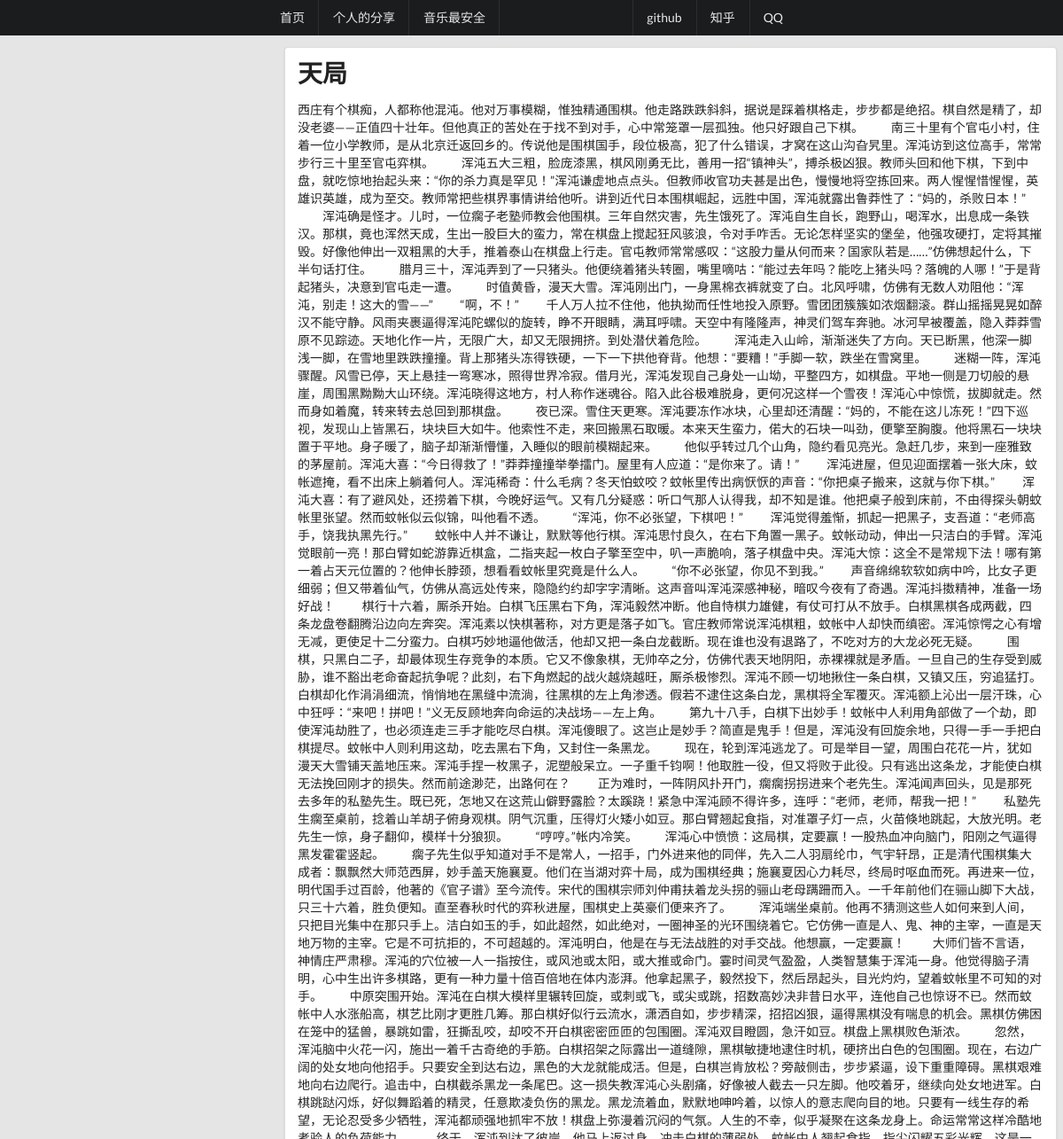
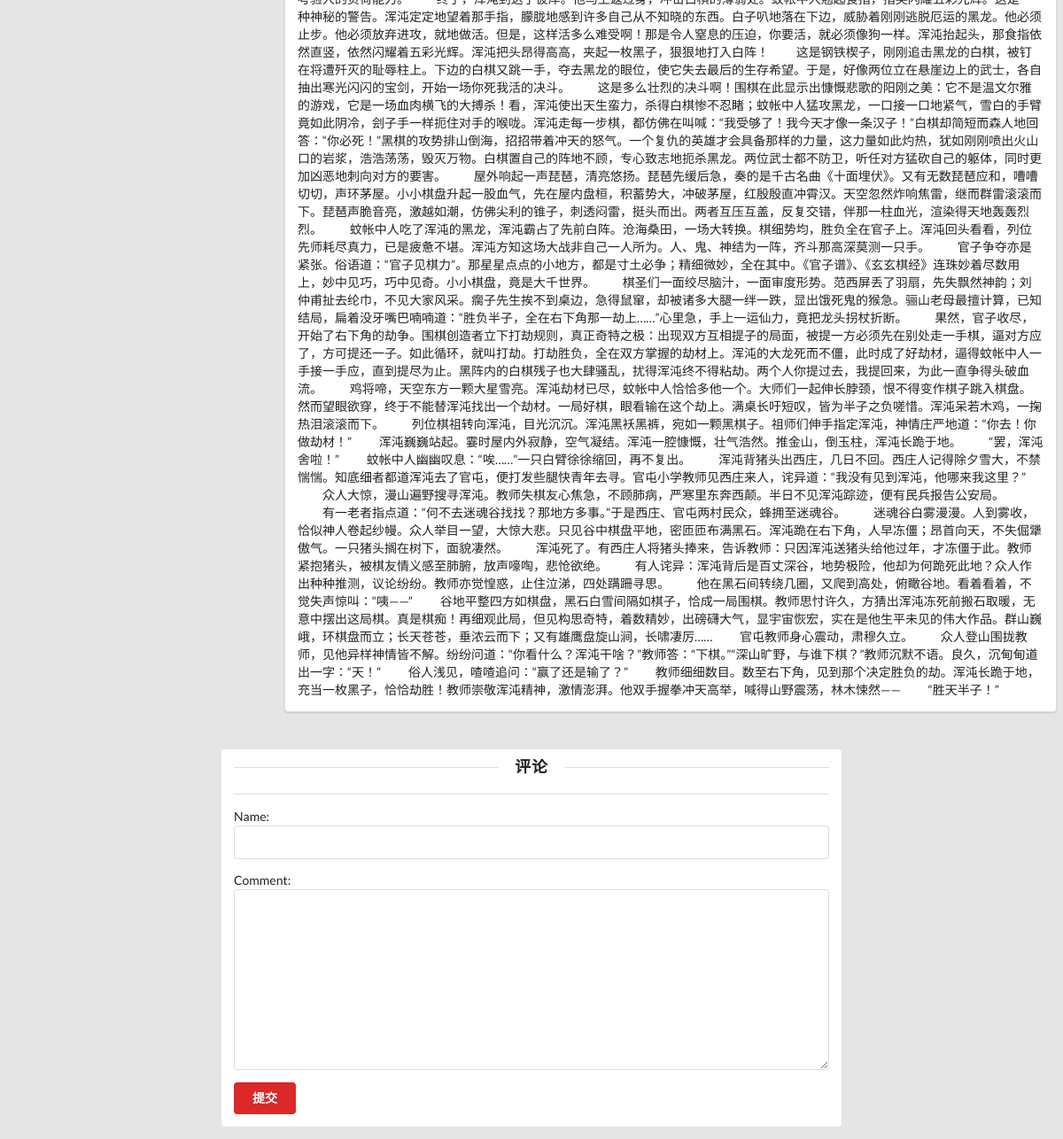
The app's page /detail/5 with its own data (2 pictures, top to bottom).
### blogapp/models.py (models this page shows, shortened)
class Aritcle(models.Model):
    handline = models.CharField(null=True,blank=True,max_length=500)
    content = models.TextField(null=True,blank=True)
    hand_img = models.ImageField(upload_to="upload",null = False,blank=True)
    TAG_CHOICES = (
        ('网站开发','网站开发'),
        ('随笔、行记','随笔、行记'),
    )
    tag = models.CharField(null=True,blank=True,max_length=5,choices=TAG_CHOICES)

### blogapp/views.py (the view, shortened to what this page needs)
# urls.py: url(r'^detail/(?P<page_num>\d+)$', detail, name='detail'),
def detail(request,page_num):
    if request.method == "GET":
        form = CommentForm
    context = {}
    article = Aritcle.objects.get(id=page_num)
    context['article'] = article
    context['form'] = form
    return render(request, 'detail.html', context)

### blogapp/templates/detail.html (shortened to what this page needs)
<!DOCTYPE html>
{% load staticfiles %}
<html lang="en">
    <head>
        <link href="{% static 'css/semantic.css' %}" rel="stylesheet">
        <link rel="stylesheet" type="" href="{% static 'css/cousom.css' %}">
    </head>
    <body style="background-color:#e5e5e5">
    <div class="ui fixed inverted menu">
        <a href="{% url 'first' %}" class="item">首页</a>
        <a href="{% url 'index' %}" class="item">个人的分享</a>
        <a href="" class="item">音乐最安全</a>
        <div class="right menu">
        <a href="https://github.com/RBtzw" class="item">github</a>
        <a href="https://www.zhihu.com/people/li-han-sheng-99/activities" class="item">知乎</a>
        <a href="tencent://message/?uin=309096436&Site=400301.com&Menu=yes" class="item">QQ</a>
        </div>
    </div>
    <div class="ui grid">
        <div class="four wide column">
        </div>
        <div class="ten wide column">
            <div class="ui basic segment" style="width:900px">
            <div class="ui segment">
                <h1 class="ui header">
                    {{ article.handline }}
                </h1>
                <p>
                    {{ article.content }}
                </p>
            </div>
            </div>
        </div>>
              <div class="ui segment container" style="width:700px;border:none;box-shadow:none">
            <h3 class="ui horizontal  divider header" style="">评论</h3>
            <div class="ui divider"></div>
            <form class="ui error tiny form"  method="post">
                {{ form.as_p }}
                <button type="submit" class="ui red button" >提交</button>
            </form>
        </div>
    </body>
</html>

### blogapp/static/css/cousom.css (style rules this page uses)
.ui.fixed.inverted.menu { padding: 0px 300px 0px 300px; }

### records on screen
Aritcle: handline "天局", content "西庄有个棋痴，人都称他混沌。他对万事模糊，惟独精通围棋。他走路跌跌斜斜，据说是踩着棋格走，步步都是绝招。棋自然是精了，却没老婆——正值四十壮年。但他真正的苦处在于找不到对手，心中常笼罩一层孤独。他只好跟自己下棋。 南三十里有个官屯小村，住着一位小学教师，是从北京迁返回乡的。传说他是围棋国手，段位极高，犯了什么错误，才窝在这山沟旮旯里。浑沌访到这位高手，常常步行三十里至官屯弈棋。 浑沌五大三粗，脸庞漆黑，棋风刚勇无比，善用一招“镇神头”，搏杀极凶狠。教师头回和他下棋，下到中盘，就吃惊地抬起头来：“你的杀力真是罕见！”浑沌谦虚地点点头。但教师收官功夫甚是出色，慢慢地将空拣回来。两人惺惺惜惺惺，英雄识英雄，成为至交。教师常把些棋界事情讲给他听。讲到近代日本围棋崛起，远胜中国，浑沌就露出鲁莽性了：“妈的，杀败日本！” 浑沌确是怪才。儿时，一位瘸子老塾师教会他围棋。三年自然灾害，先生饿死了。浑沌自生自长，跑野山，喝浑水，出息成一条铁汉。那棋，竟也浑然天成，生出一股巨大的蛮力，常在棋盘上搅起狂风骇浪，令对手咋舌。无论怎样坚实的堡垒，他强攻硬打，定将其摧毁。好像他伸出一双粗黑的大手，推着泰山在棋盘上行走。官屯教师常常感叹：“这股力量从何而来？国家队若是……”仿佛想起什么，下半句话打住。 腊月三十，浑沌弄到了一只猪头。他便绕着猪头转圈，嘴里嘀咕：“能过去年吗？能吃上猪头吗？落魄的人哪！”于是背起猪头，决意到官屯走一遭。 时值黄昏，漫天大雪。浑沌刚出门，一身黑棉衣裤就变了白。北风呼啸，仿佛有无数人劝阻他：“浑沌，别走！这大的雪——” “啊，不！”…"
